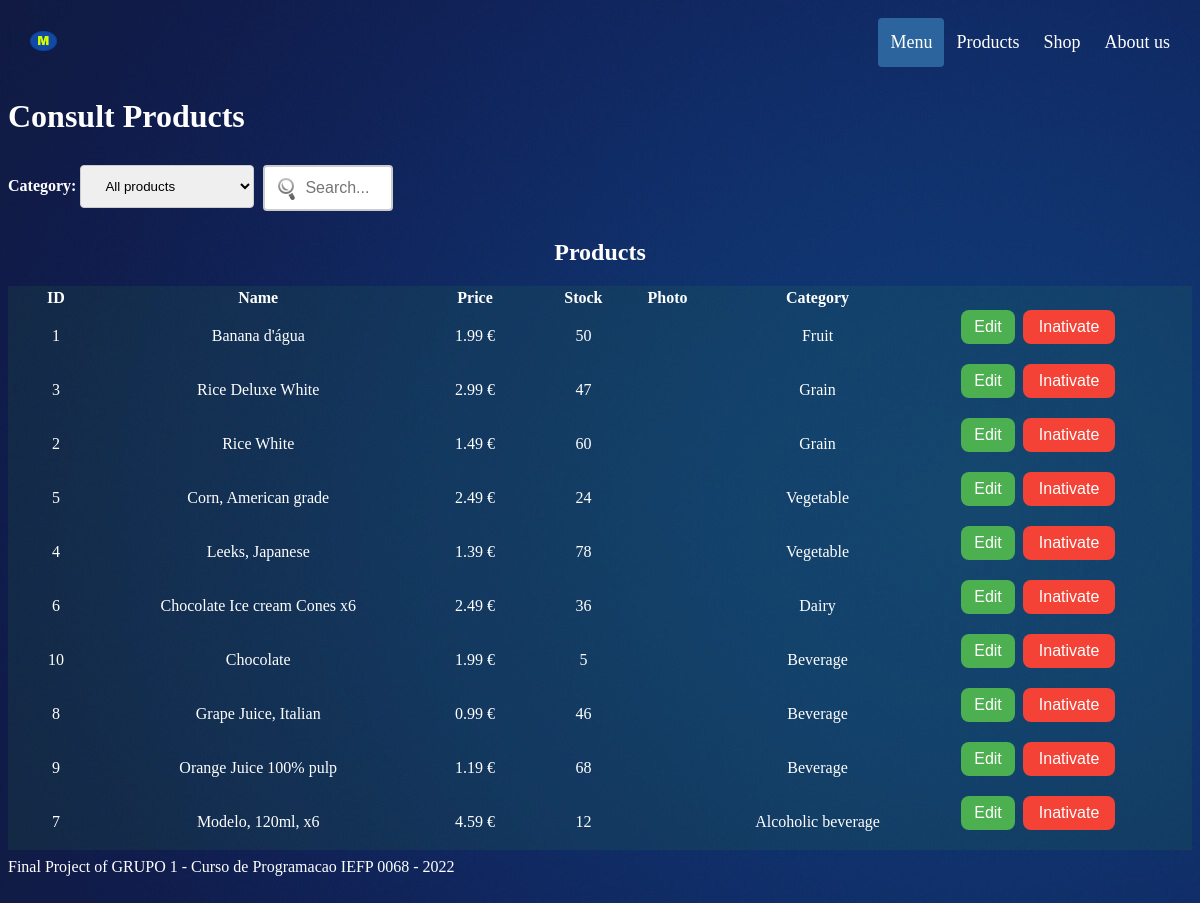
The page /ConsultProd.php on the database its author committed.
### tables this page shows
CREATE TABLE `t_product` (
  `id` int(11) NOT NULL,
  `name` varchar(50) NOT NULL,
  `price` float NOT NULL,
  `stock` int(11) NOT NULL,
  `photo` varchar(255) NOT NULL,
  `idCategory` int(11) NOT NULL,
  `Inative` int(11) NOT NULL DEFAULT 0
);

CREATE TABLE `t_category` (
  `id` int(11) NOT NULL,
  `category` varchar(50) NOT NULL
);

### includes/functionProducts.php (the view, shortened to what this page needs)
<?php
function listProducts($result){
    if($result->num_rows > 0){
        ?>
        <thead>
            <tr>
                <th scope="col">ID</th>
                <th scope="col">Name</th>
                <th scope="col">Price</th>
                <th scope="col">Stock</th>
                <th scope="col">Photo</th>
                <th scope="col">Category</th>
                <th scope="col"></th>
            </tr>
        </thead>
        <?php
        while($row = $result->fetch_assoc()){
            echo "<tbody><tr>";
            echo "<td>".$row['id']."</td>";
            echo "<td>".$row['name']."</td>";
            echo "<td>".$row['price']." €</td>";
            echo "<td>".$row['stock']."</td>";
            if($row['photo'] == ''){
                echo "<td></td>";
            }else{
                echo "<td><img src='resources/".$row['photo']."' width='30'></td>";
            }
            echo "<td>".$row['category']."</td>";
            echo "<td>";
            ?>
            <div class="DivFlex"">
                <form action="EditProd.php" id="form1" method="POST">
                <input class="butEdit" type="submit" value="Edit">
                </form>&nbsp;&nbsp;
                <form action="StatusProduct.php" id="form1" method="POST">
                <?php
                if($row['Inative'] == 0){
                    echo "<input class='butStatus' type='submit' value='Inativate'><br><br>";
                }else{
                    echo "<input type='hidden' name='id_prod' value='".$row['id']."'>";
                    echo "<input class='butStatus' type='submit' value='Ativate'><br><br>";
                }
                ?>
                </form>
            </div>
            <?php
            echo "</td>";
            echo "</tr></tbody>";
        }
    }else{
        ?>
        <h1>There are no products of this type</h1>
        <?php
    }
}

### resources/style/style.css (style rules this page uses)
.paddingBetweenCols td { padding: 0 30px; text-align: center; }
.DivFlex { display: flex; }
body { background-image: url("../img/background.jpg"); color: white; }
.butEdit { background-color: #4CAF50; border: none; color: white; padding: 8px 13px; border-radius: 8px; text-align: center; text-decoration: none; display: inline-block; font-size: 16px; }
.butStatus { background-color: #f44336; border: none; color: white; padding: 8px 16px; border-radius: 8px; text-align: center; text-decoration: none; display: inline-block; font-size: 16px; }

### rows shown on the page
t_product: id "1", name "Banana d'água", price "1.99", stock "50", idCategory.category "Fruit"
t_product: id "3", name "Rice Deluxe White", price "2.99", stock "47", idCategory.category "Grain"
t_product: id "2", name "Rice White", price "1.49", stock "60", idCategory.category "Grain"
t_product: id "5", name "Corn, American grade", price "2.49", stock "24", idCategory.category "Vegetable"
t_product: id "4", name "Leeks, Japanese", price "1.39", stock "78", idCategory.category "Vegetable"
t_product: id "6", name "Chocolate Ice cream Cones x6", price "2.49", stock "36", idCategory.category "Dairy"
t_product: id "10", name "Chocolate", price "1.99", stock "5", idCategory.category "Beverage"
t_product: id "8", name "Grape Juice, Italian", price "0.99", stock "46", idCategory.category "Beverage"
t_product: id "9", name "Orange Juice 100% pulp", price "1.19", stock "68", idCategory.category "Beverage"
t_product: id "7", name "Modelo, 120ml, x6", price "4.59", stock "12", idCategory.category "Alcoholic beverage"
